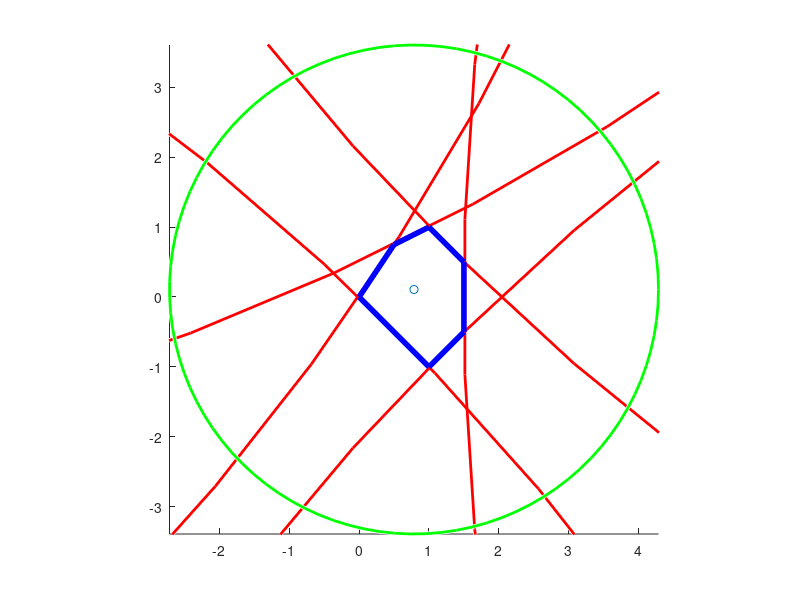

This figure's MATLAB source:
clc; clear; close all;

% Any points P (first point == last point):
P = [0 0; 0.5 0.75; 1 1; 1.5 0.5; 1.5 -0.5; 1.25 0.3; 1 0; 1.25 -0.3; 1 -1; 0 0];
%P = [0 0; 0 1; 0.5 2; 3 0.5; 2 -3; 0 0];
% Points k defining a convex polygon:
k = convhull(P);
points = P(k,:);
number_points = length(k);
inner_point = mean(points,1); % always inside the polygone

max_points = max(points);
min_points = min(points);
radius = sum(max_points)-sum(min_points);
large_radius = 10*radius;

X = zeros(number_points-1,1);
Y = zeros(number_points-1,1);
radii = ones(number_points-1,1)*large_radius;


figure
hold on

% Define red circles to approximate convex polygone
for i = 1:number_points-1
    x1 = points(i,1);
    y1 = points(i,2);
    x2 = points(i+1,1);
    y2 = points(i+1,2);
    tx = x2-x1;
    ty = y2-y1;
    midx = x1+tx/2;
    midy = y1+ty/2;
    c_square = (tx/2)^2+(ty/2)^2;
    abs_t = sqrt(tx^2+ty^2);
    tx = tx/abs_t;
    ty = ty/abs_t;
    nx1 = -ty;
    ny1 = tx;
    nx2 = ty;
    ny2 = -tx;
    distance_center = sqrt(large_radius^2-c_square);
    cx1 = midx+distance_center*nx1;
    cy1 = midy+distance_center*ny1;
    cx2 = midx+distance_center*nx2;
    cy2 = midy+distance_center*ny2;
    if (inner_point(1)-cx1)^2+(inner_point(2)-cy1)^2 > (inner_point(1)-cx2)^2+(inner_point(2)-cy2)^2
        X(i) = cx1;
        Y(i) = cy1;
    else
        X(i) = cx2;
        Y(i) = cy2;
    end
end


xlim([inner_point(1)-radius,inner_point(1)+radius])
ylim([inner_point(2)-radius,inner_point(2)+radius])
axis square
viscircles([X, Y],radii,'Color','r')
viscircles([inner_point(1), inner_point(2)],radius,'Color','g')
scatter(inner_point(1),inner_point(2))
plot(points(:,1),points(:,2),'linewidth',4,'color','blue')
hold off

%Note: inaccuracy in plot probably only visual problem (or round-off error)
%For small red circles, it works perfectly